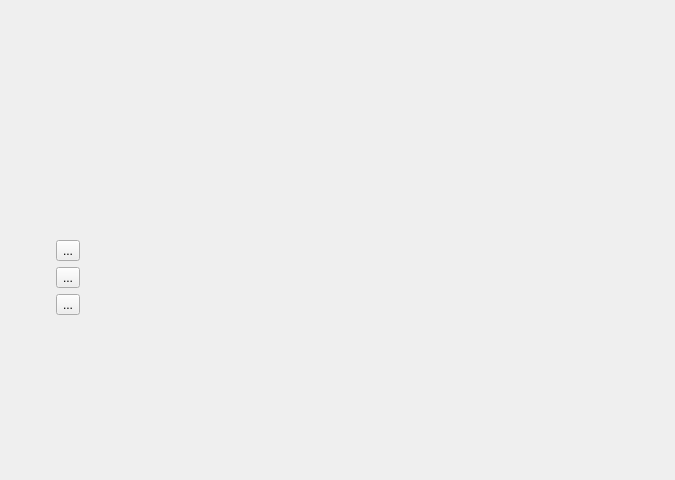
<?xml version="1.0" encoding="UTF-8"?>
<ui version="4.0">
 <class>start_Widget</class>
 <widget class="QWidget" name="start_Widget">
  <property name="geometry">
   <rect>
    <x>0</x>
    <y>0</y>
    <width>675</width>
    <height>480</height>
   </rect>
  </property>
  <property name="minimumSize">
   <size>
    <width>675</width>
    <height>480</height>
   </size>
  </property>
  <property name="maximumSize">
   <size>
    <width>675</width>
    <height>480</height>
   </size>
  </property>
  <property name="windowTitle">
   <string>Form</string>
  </property>
  <property name="windowIcon">
   <iconset resource="resource.qrc">
    <normaloff>:/background/resource/background/icon.png</normaloff>:/background/resource/background/icon.png</iconset>
  </property>
  <widget class="QWidget" name="widget_2" native="true">
   <property name="geometry">
    <rect>
     <x>50</x>
     <y>240</y>
     <width>291</width>
     <height>191</height>
    </rect>
   </property>
   <layout class="QFormLayout" name="formLayout">
    <item row="0" column="1">
     <widget class="QToolButton" name="start">
      <property name="text">
       <string>...</string>
      </property>
      <property name="icon">
       <iconset resource="resource.qrc">
        <normaloff>:/icon/resource/icon/start.png</normaloff>:/icon/resource/icon/start.png</iconset>
      </property>
      <property name="iconSize">
       <size>
        <width>200</width>
        <height>80</height>
       </size>
      </property>
     </widget>
    </item>
    <item row="1" column="1">
     <widget class="QToolButton" name="rule">
      <property name="text">
       <string>...</string>
      </property>
      <property name="icon">
       <iconset resource="resource.qrc">
        <normaloff>:/icon/resource/icon/rule.png</normaloff>:/icon/resource/icon/rule.png</iconset>
      </property>
      <property name="iconSize">
       <size>
        <width>200</width>
        <height>80</height>
       </size>
      </property>
     </widget>
    </item>
    <item row="2" column="1">
     <widget class="QToolButton" name="quit">
      <property name="text">
       <string>...</string>
      </property>
      <property name="icon">
       <iconset resource="resource.qrc">
        <normaloff>:/icon/resource/icon/quit.png</normaloff>:/icon/resource/icon/quit.png</iconset>
      </property>
      <property name="iconSize">
       <size>
        <width>200</width>
        <height>80</height>
       </size>
      </property>
     </widget>
    </item>
   </layout>
  </widget>
 </widget>
 <resources>
  <include location="resource.qrc"/>
 </resources>
 <connections/>
</ui>
